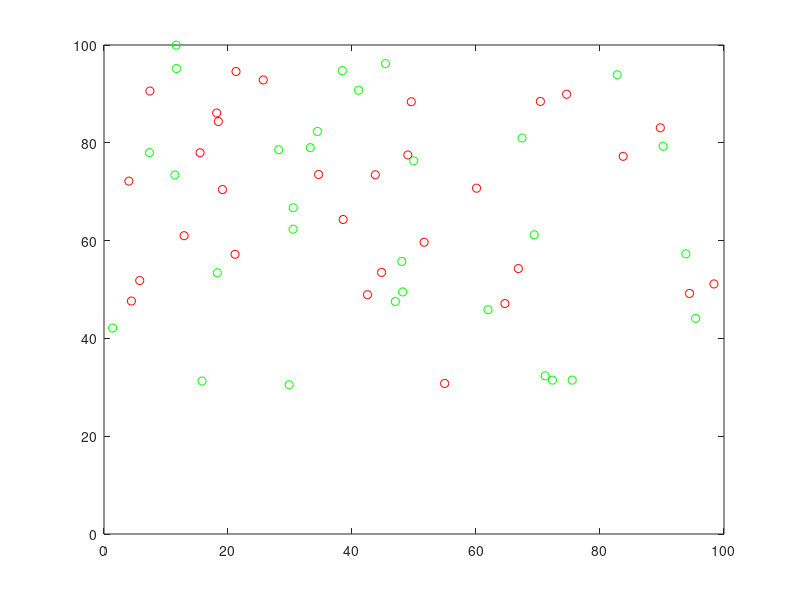

This figure's MATLAB source:
linehaulnum = 30;
backhaulnum = 30;


xrange = 100;
yrange = 100;

weight = 3:0.5:6;
demandL = zeros(linehaulnum, 1);
demandB = zeros(backhaulnum, 1);

datasetLx = zeros(linehaulnum, 1);
datasetLy = zeros(linehaulnum, 1);
datasetBx = zeros(backhaulnum, 1);
datasetBy = zeros(backhaulnum, 1);

for i=1:linehaulnum
    demandL(i) = weight(randi([1 length(weight)]));
    datasetLx(i) = rand * xrange;
    datasetLy(i) = rand * yrange;
    while datasetLy(i) < 30
        datasetLy(i) = rand * yrange;
    end
end

for i=1:backhaulnum
    demandB(i) = weight(randi([1 length(weight)]));
    datasetBx(i) = rand * xrange;
    datasetBy(i) = rand * yrange;
    while datasetBy(i) < 30
        datasetBy(i) = rand * yrange;
    end
end

for i=1:linehaulnum
    plot(datasetLx(i),datasetLy(i),'ro');
    axis([0 100 0 100]);
    hold on;
end

for i=1:backhaulnum
    plot(datasetBx(i),datasetBy(i),'go');
    axis([0 100 0 100]);
    hold on;
end


hold off;

filename = 'dataset.mat';
save(filename, 'datasetLx', 'datasetLy', 'demandL', 'datasetBx', 'datasetBy', 'demandB');
